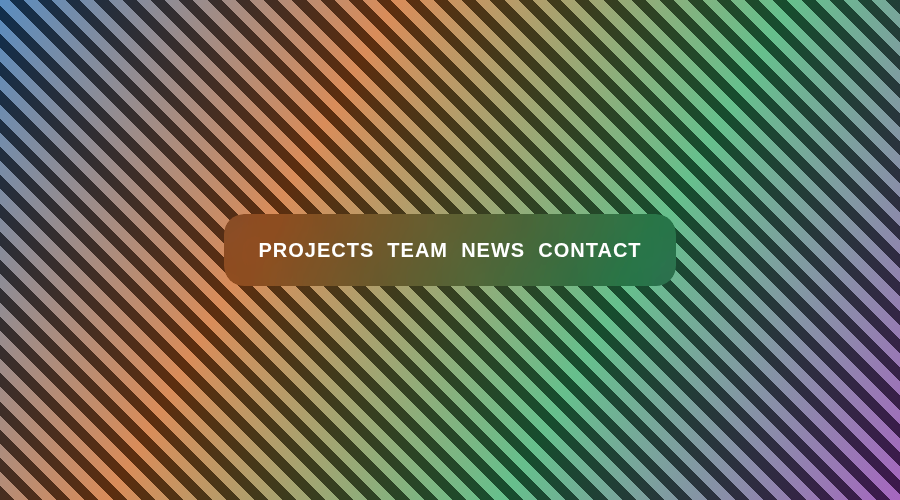
#> input picture .dsh-tmp-frosted/frosted_A.png, 900 x 500 px; its folder holds 5 pictures in this run
$ python analyze.py
#> lines starting #> are read from the running program, lines starting #| are printed output that depends on the picture
#!/usr/bin/env python3
"""Blur-boundary transition measurement for the frosted-glass test page.

Background: 45-degree stripes, ~28px period along any axis.
- SHARP area: local high-frequency energy spikes near every stripe boundary
  (a windowed MAX over one period is always high).
- BLURRED area: blur(12px) kills the spikes; windowed max is ~0 everywhere.

So E(x) = max of local energy over [x-14, x+14] is a clean sharp/blur probe,
and the width of the E(x) ramp at the panel's left edge = the fade width
(0 => hard edge).
"""
from PIL import Image

def load(path):
#> called with path = 'frosted_A.png'
    im = Image.open(path).convert("L")
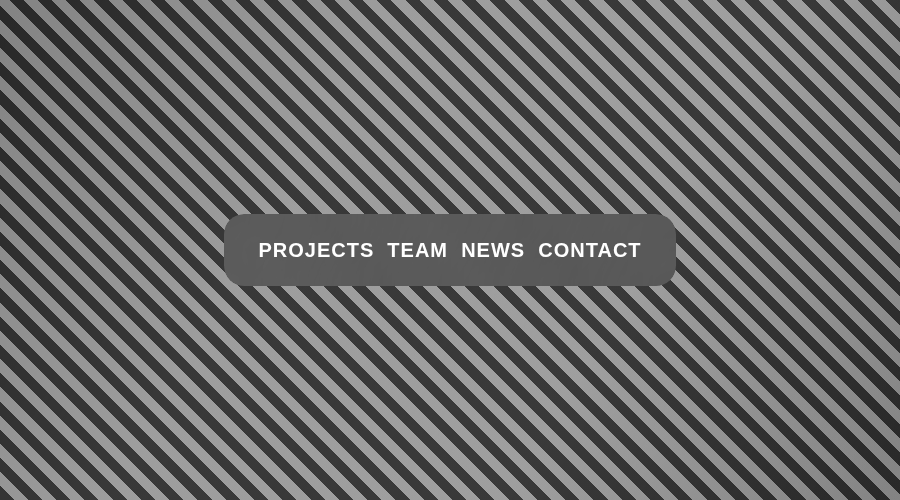
#> im: PIL image 900x500 L; min 40, max 255, mean 102.7
    W, H = im.size
#> W = 900; H = 500
    return im, W, H, im.load()

def energy_at(px, x, y, W):
    tot, n = 0, 0
    for k in (1, 2, 3, 4):
        for s in (-1, 1):
            xi = x + s * k
            if 0 <= xi < W:
                tot += abs(px[x, y] - px[xi, y])
                n += 1
    return tot / n

def E_profile(px, W, H, y, x0, x1, step=2):
    vals = []
    x = x0
    while x <= x1:
        m = 0.0
        for d in range(-14, 15):
            xi = x + d
            if 0 <= xi < W:
                m = max(m, energy_at(px, xi, y, W))
        vals.append((x, m))
        x += step
    return vals

def lum_window(px, W, H, x, y, r=14):
    tot, n = 0, 0
    for dy in range(-r, r + 1):
        for dx in range(-r, r + 1):
            xi, yi = x + dx, y + dy
            if 0 <= xi < W and 0 <= yi < H:
                tot += px[xi, yi]
                n += 1
    return tot / n

GEOM = {"A": 224, "B": 208, "C": 212, "E": 232}  # box left edges

for name in ("A", "B", "C", "E"):
    im, W, H, px = load(f"frosted_{name}.png")
#> W = 900; H = 500
    y = H // 2
#> y = 250
    vals = E_profile(px, W, H, y, 170, 430)
#> after the loop in E_profile, `while x <= x1:`: vals = 131 pairs, first value 170 to 430, second value 16.38 to 131.2; x = 432
    e_sharp = max(e for x, e in vals if x < 205)   # outside box, left
#> e_sharp = 50.25
    e_blur = max(e for x, e in E_profile(px, W, H, y, 435, 465, 2))
#> e_blur = 131.2
    gap = e_sharp - e_blur
#> gap = -81
    print(f"--- variant {name}: box left edge x={GEOM[name]}, "
          f"sharp-maxE={e_sharp:.1f}, blur-maxE={e_blur:.1f}")
#| --- variant A: box left edge x=224, sharp-maxE=50.2, blur-maxE=131.2
    hi_t, lo_t = e_blur + 0.75 * gap, e_blur + 0.25 * gap
#> hi_t = 70.5; lo_t = 111
    edge = GEOM[name]
    cross_hi = next((x for x, e in vals if x >= edge - 2 and e < hi_t), None)
#> cross_hi = 222
    cross_lo = next((x for x, e in vals if x >= edge - 2 and e < lo_t), None)
#> cross_lo = 222
    if cross_hi is not None and cross_lo is not None:
        print(f"   E(x) ramp 75%->25% of gap: x={cross_hi}..{cross_lo} "
              f"=> fade width ~{cross_lo - cross_hi}px")
#|    E(x) ramp 75%->25% of gap: x=222..222 => fade width ~0px
    else:
        print(f"   ramp not completed inside window: hi={cross_hi} lo={cross_lo}")
    # print sparse profile
    print("   " + "  ".join(f"{x}:{e:.0f}" for x, e in vals[::4]))
#> (printed output is left out)
    print()
#> pass 2 of the loop `for name in ("A", "B", "C", "E"):`:
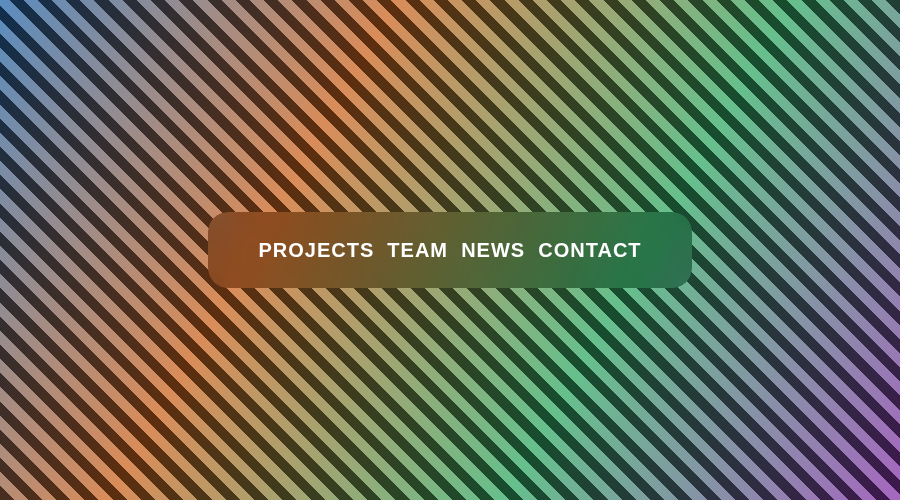
#> input picture .dsh-tmp-frosted/frosted_B.png, 900 x 500 px
#> in load (call 2), `im = Image.open(path).convert("L")`:
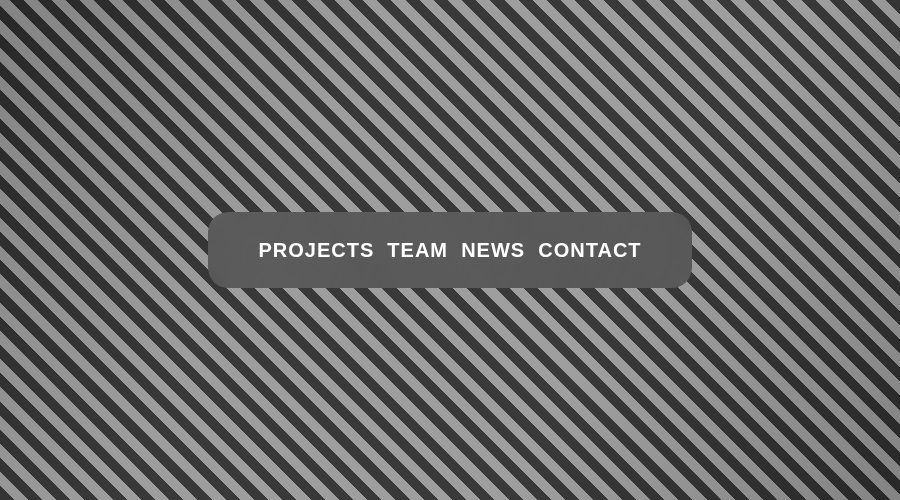
#> im: PIL image 900x500 L; min 40, max 255, mean 102.5
#> `vals = E_profile(px, W, H, y, 170, 430)`: vals = 131 pairs, first value 170 to 430, second value 0.5 to 131.2
#| --- variant B: box left edge x=208, sharp-maxE=50.2, blur-maxE=131.2
#> cross_hi = 206
#|    E(x) ramp 75%->25% of gap: x=206..206 => fade width ~0px
#> (printed output is left out)
#> pass 3 of the loop `for name in ("A", "B", "C", "E"):`:
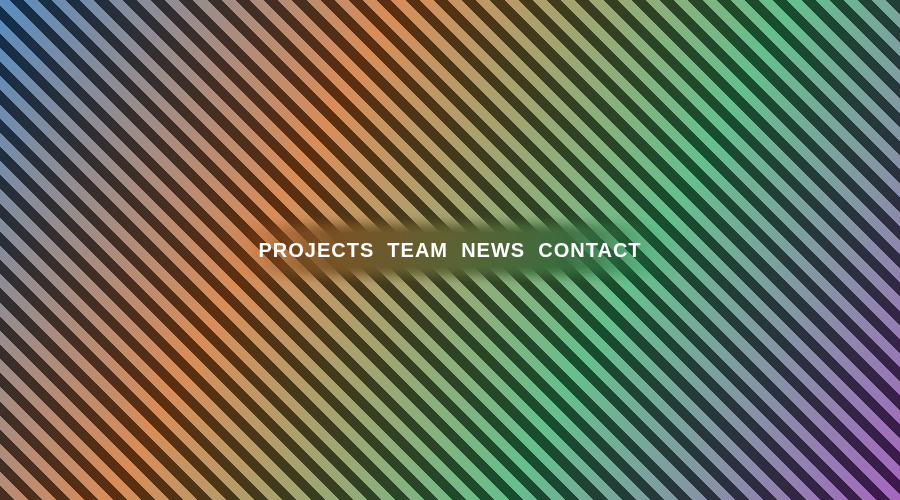
#> input picture .dsh-tmp-frosted/frosted_C.png, 900 x 500 px
#> in load (call 3), `im = Image.open(path).convert("L")`:
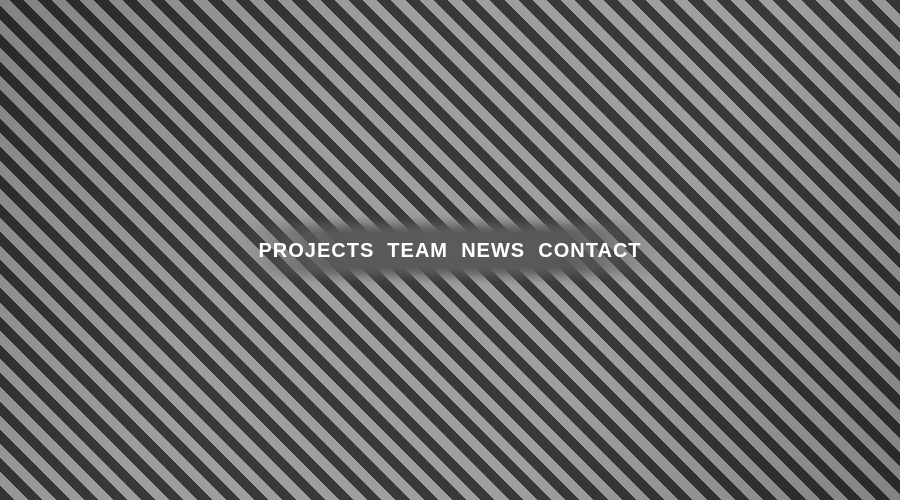
#> im: PIL image 900x500 L; min 40, max 255, mean 103.2
#> `vals = E_profile(px, W, H, y, 170, 430)`: vals = 131 pairs, first value 170 to 430, second value 47.75 to 131.2
#| --- variant C: box left edge x=212, sharp-maxE=50.2, blur-maxE=131.2
#> cross_hi = 210
#|    E(x) ramp 75%->25% of gap: x=210..210 => fade width ~0px
#> (printed output is left out)
#> the loop made 4 passes; the first 3 are shown

# D: mask-on-tint check via windowed luminance (28px period -> stable mean)
im, W, H, px = load("frosted_D.png")
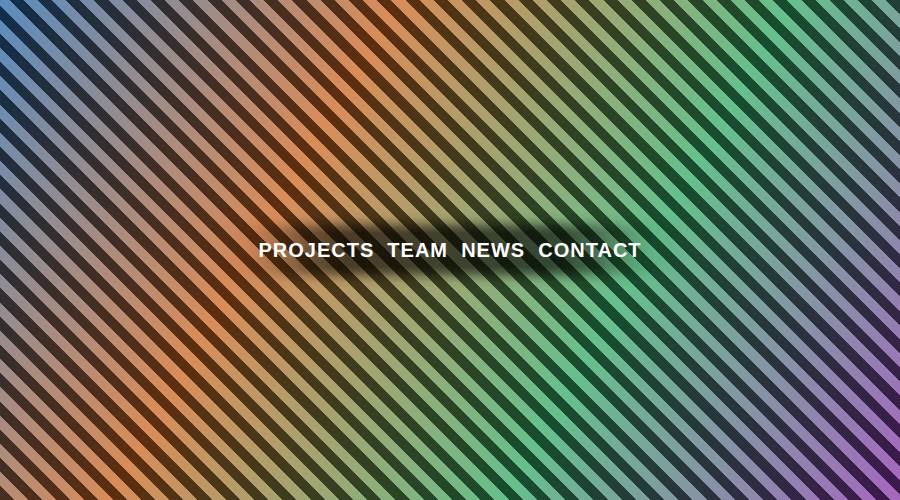
#> input picture .dsh-tmp-frosted/frosted_D.png, 900 x 500 px
#> in load (call 5), `im = Image.open(path).convert("L")`:
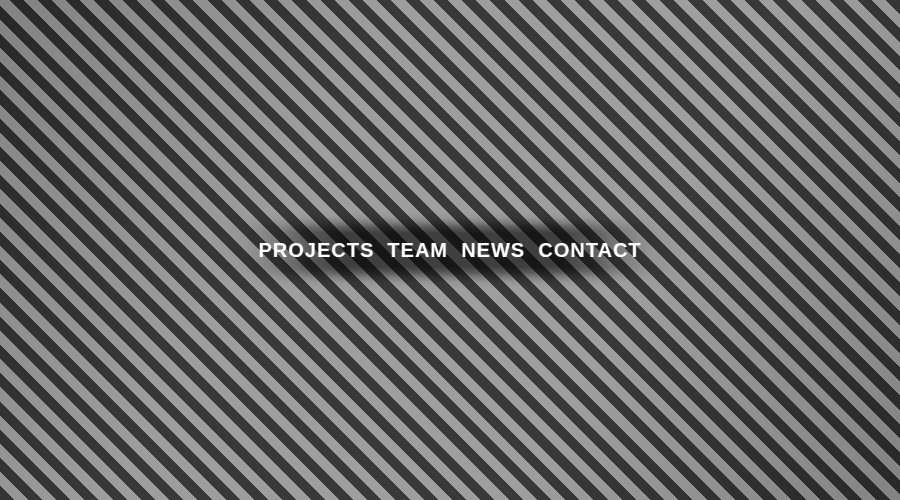
#> im: PIL image 900x500 L; min 22, max 255, mean 101.7
y = H // 2
print("--- variant D (no blur, 60% tint, dual mask): windowed luminance ---")
for x in (190, 210, 220, 235, 250, 270, 290, 310, 330, 345, 380, 450):
    print(f"   x={x:4d}  lum={lum_window(px, W, H, x, y):6.1f}")
#> this loop made 12 passes
#|    x= 190  lum= 103.5
#|    x= 210  lum= 103.8
#|    x= 220  lum= 103.4
#|    x= 235  lum= 102.3
#|    x= 250  lum= 110.8
#|    x= 270  lum= 126.3
#|    x= 290  lum= 113.4
#|    x= 310  lum= 104.0
#> (further printed lines are left out)
